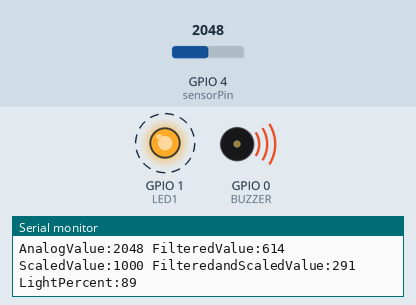
Recording of a program running on a simulated ESP32-S2. Parts: output pins drawn as LEDs (lit = HIGH), buzzer (waves = sounding, pin HIGH), the last lines printed to the serial monitor. Dashed ring = blinking. The test bench sets the inputs (shaded band); at power-on: GPIO 4 (sensorPin) = 2048.

Above: at 1.2 s.
1.3 s: GPIO 4 (sensorPin) set to 1991
At 5.6 s:
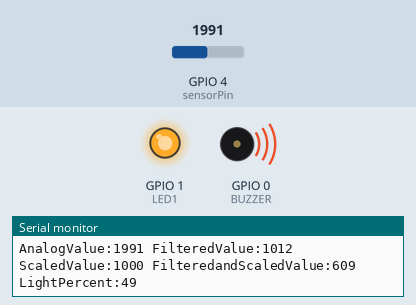
At 10.2 s:
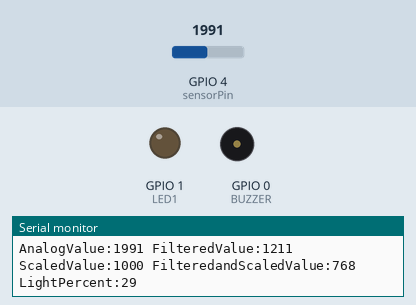
Timing chart, 0 to 10.8 s (numbered marks = the images above; inputs shaded):
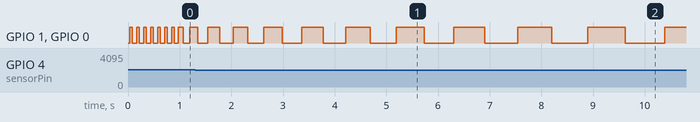

The program:

main.cpp
```cpp
/*
ESP32-S2; Arduino; Platformio
Управление частотой мигания светодиодом и тоном пищалки, с помощью светодиода вместо
фоторезистора с масштабированной частотой мигания, фильтрацией шумов и
выводом в монитор порта
Controlling the blink frequency of the LED and buzzer tone, using a LED diode instead
photoresistor with scaled blink rate, noise filtering and port monitor output

Connections:
Sensor LED connected to GND and IO3
Indicator LED connected to IO1-1kOm Resistor-GND

Buzzer connected to GND and resistor of 400 Ohm and IO0

Experiment results:
0-Bright light 6373-Dark
In the dark 896 - 2213
Bright light then Dark 0 - 6373
*/

#include <Arduino.h>

#define FILTER_LEN  30 //Number of probes for ADC Noise Reduction filter
#define LED1 1				 // LED connected to digital pin 1
#define BUZZER 0				 // BUZZER connected to digital pin 0

const int sensorPin = A3;    // Connect sensor to Analog input 3

// Low and high values for the sensor readings. You may need to adjust these for scaling
/*const int low  = 200;
const int high = 800;*/
const int low  = 500;
const int high = 1500;

int delayval = 0;
int delayval_Filtered = 0;

uint32_t AN_Pot1_Buffer[FILTER_LEN] = {0}; //Probes array for ADC Noise Reduction filter
int AN_Pot1_i = 0;

// the next two lines set the min and max delay between blinks
const int minDuration = 200;  // minimum wait between blinks
const int maxDuration = 1000; // maximum wait between blinks


void setup()
{
  pinMode(LED1, OUTPUT);  // enable output on the led pin
  pinMode(BUZZER, OUTPUT);  // enable output on the led pin
    Serial.begin(9600);   // initialize Serial
}

//ADC Noise Reduction By Multi-Sampling & Moving Average Digital Filtering
uint32_t readADC_Avg(int ADC_Raw)
{
  int i = 0;
  uint32_t Sum = 0;

  AN_Pot1_Buffer[AN_Pot1_i++] = ADC_Raw;
  if(AN_Pot1_i == FILTER_LEN)
  {
    AN_Pot1_i = 0;
  }
  for(i=0; i<FILTER_LEN; i++)
  {
    Sum += AN_Pot1_Buffer[i];
  }
  return (Sum/FILTER_LEN);
}

//ADC Scaling. Scales the delay value between the min and max values
uint32_t readADC_Scal(int ADC_Raw)
{
  uint32_t Scal = 0;
  Scal = map(ADC_Raw, low, high, minDuration, maxDuration);
  Scal = constrain(Scal, minDuration, maxDuration);
  return (Scal);
}

//ADC Scaling. Scales the value between the min and max values
uint32_t readADC_ScalVal(int ADC_Raw)
{
  uint32_t Scal = 0;
  Scal = ADC_Raw;
  Scal = constrain(Scal, low, high);
  return (Scal);
}

//ADC Scaling. Scales the delay value between the 0 and 100%
uint32_t readADC_ScalPrcnt(int ADC_Raw)
{
  uint32_t Scal = 0;
  Scal = map(ADC_Raw, low, high, 100, 0);
  Scal = constrain(Scal, 0, 100);
  return (Scal);
}

//Get Delay
uint32_t getDelay(int ADC_Raw)
{
  uint32_t Scal = 0;
  Scal = map(ADC_Raw, 0, 100, 100, 5);
  Scal = constrain(Scal, 5, 100);
  Scal = Scal * 10;
  return (Scal);
}

void loop()
{


  int delayval = analogRead(sensorPin);    // read the analog input

  int delayval_Filtered = readADC_Avg(delayval);    //ADC Noise Reduction By Multi-Sampling & Moving Average Digital Filtering
  int delayval_Scaled = readADC_Scal(delayval);     //ADC Scaling. Scales the delay value between the min and max values
  int val_Scal = readADC_ScalVal(delayval_Filtered);    //ADC Scaling. Scales the value between the min and max values
  int delayval_SAndF = readADC_Scal(delayval_Filtered);   //ADC Scaling. Scales the delay value between the min and max values
  int delayval_SAndFPrcnt = readADC_ScalPrcnt(val_Scal);    //ADC Scaling. Scales the delay value between the 0 and 100%
  int del = getDelay(delayval_SAndFPrcnt);    //Get Delay

  Serial.print("AnalogValue:");
  Serial.print(delayval);

  Serial.print(" FilteredValue:");
  Serial.print(delayval_Filtered);

  Serial.print(" ScaledValue:");
  Serial.print(delayval_Scaled);

  Serial.print(" FilteredandScaledValue:");
  Serial.print(delayval_SAndF);

  Serial.print(" LightPercent:");
  Serial.println(delayval_SAndFPrcnt);

  digitalWrite(LED1, HIGH); // set the LED on
  digitalWrite(BUZZER, HIGH); // set the LED on
  delay(del);    // delay is dependent on light level
  digitalWrite(LED1, LOW);  // set the LED off
  digitalWrite(BUZZER, LOW); // set the LED on
  delay(del);
}
```

Measured:
- the behaviour switches between 2034 and 2033 on GPIO 4 (sensorPin) (found by bisection; images 0 and 1)
